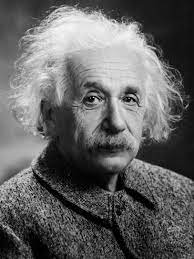
#> input picture Blurring operation with Laplace/Images/example_image.jpg, 194 x 259 px
$ python blurr.py   (older library calls are emulated)
#> lines starting #> are read from the running program, lines starting #| are printed output that depends on the picture
#> further down, image is the input picture: shape (259, 194, 3); min 0, max 254, mean 99
import cv2
import numpy as np

def laplacian_filter(image):
    if len(image.shape) == 3:
        image = cv2.cvtColor(image, cv2.COLOR_BGR2GRAY)
#> image: shape (259, 194)

    laplacian = cv2.Laplacian(image, cv2.CV_64F)
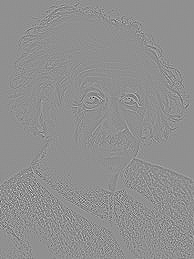
#> laplacian: shape (259, 194) float64; min -717, max 551, mean 0; drawn with min black and max white

    laplacian = np.abs(laplacian)
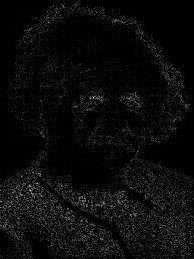
#> laplacian: shape (259, 194) float64; min 0, max 717, mean 35.8; drawn with min black and max white

    laplacian = laplacian.astype(np.uint8)
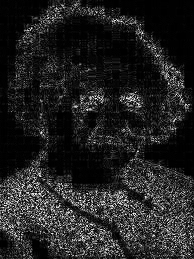
#> laplacian: shape (259, 194); min 0, max 255, mean 34.4

    return laplacian

image = cv2.imread("./Images/example_image.jpg")

filtered_image = laplacian_filter(image)

cv2.imshow("Original Image", image)
cv2.imshow("Filtered Image (Laplace Filter)", filtered_image)
cv2.waitKey(0)
cv2.destroyAllWindows()
